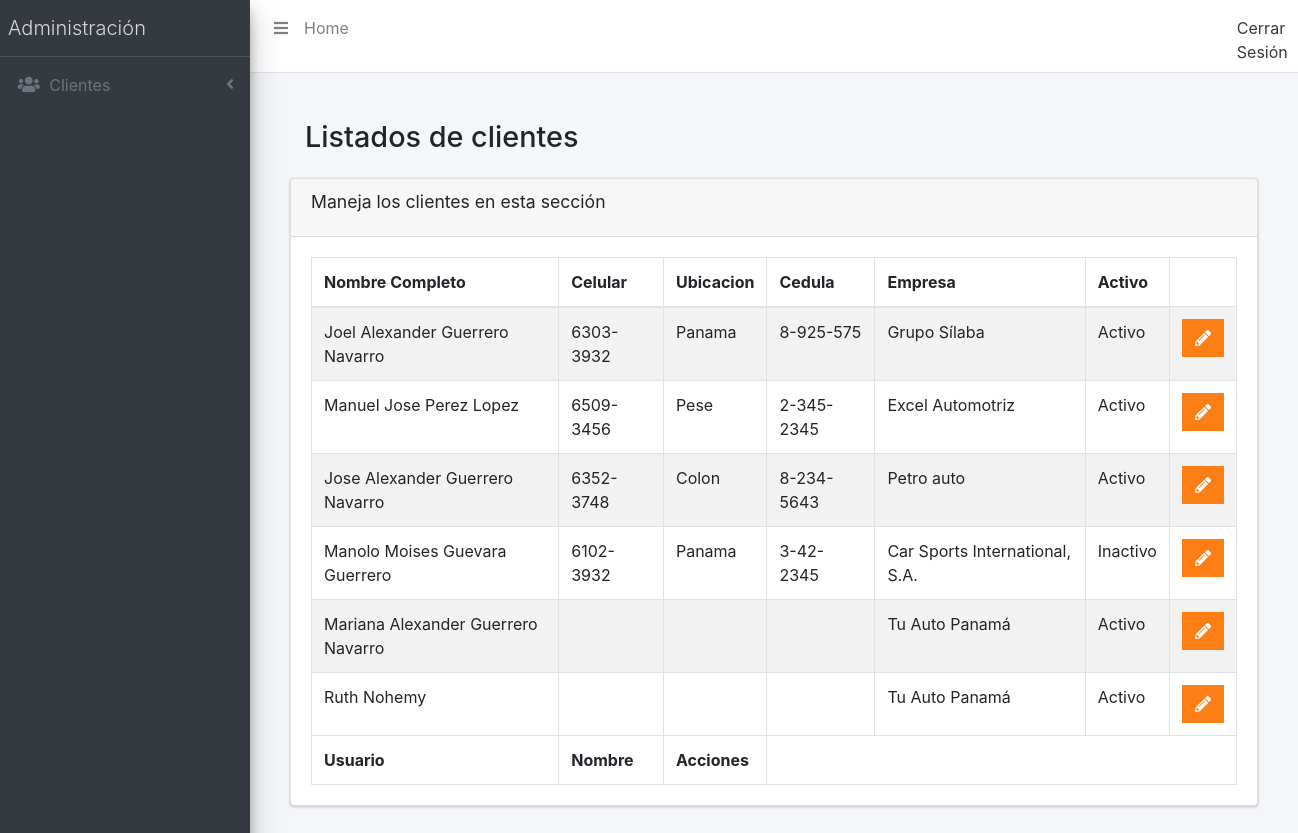
/pages/buscar/buscar.php, run on the app's committed database.
### tables this page shows
CREATE TABLE `clientes` (
  `idClientes` int(11) NOT NULL,
  `primer_nombre` varchar(100) NOT NULL,
  `segundo_nombre` varchar(100) NOT NULL,
  `primer_apellido` varchar(100) NOT NULL,
  `segundo_apellido` varchar(100) NOT NULL,
  `celular_cliente` varchar(20) NOT NULL,
  `ubicacion_cliente` varchar(264) NOT NULL,
  `cedula` varchar(30) NOT NULL,
  `idEmpresa` int(11) NOT NULL,
  `idActivo` int(11) NOT NULL
);

CREATE TABLE `empresa` (
  `idEmpresa` int(11) NOT NULL,
  `nombre_empresa` varchar(264) NOT NULL,
  `ubicacion_empresa` varchar(264) NOT NULL,
  `telefono_empresa` int(11) NOT NULL
);

CREATE TABLE `activo` (
  `idActivo` int(11) NOT NULL,
  `estado_cliente` varchar(10) NOT NULL
);

### pages/buscar/buscar.php (the view)
<?php
 include_once '../../includes/templates/header.php';
 include_once '../../includes/templates/menu.php';
 ?>
<div class="content-wrapper">
    <section class="content-header">
      <div class="container-fluid">
        <div class="row mb-2">
          <div class="col-sm-6">
            <h1>Listados de clientes</h1>
          </div>
        </div>
      </div>
    </section>
    <section class="content">
      <div class="row">
        <div class="col-12">
          <div class="card">
            <div class="card-header">
              <h3 class="card-title">Maneja los clientes en esta sección</h3>
            </div>
            <div class="card-body">
              <table id="registros" class="table table-bordered table-striped">
                <thead>
                <tr>
                  <th>Nombre Completo</th>
                  <th>Celular</th>
                  <th>Ubicacion</th>
                  <th>Cedula</th>
                  <th>Empresa</th>
                  <th>Activo</th>
                </tr>
                </thead>
                <tbody>
                        <?php
                            try {
                                require_once('../../includes/funciones/conexionBd.php');
                                $sql = "SELECT clientes.*, empresa.*, activo.* FROM clientes ";
                                $sql .= " JOIN empresa ";
                                $sql .= " ON clientes.idEmpresa = empresa.idEmpresa ";
                                $sql .= " JOIN activo ";
                                $sql .= " ON clientes.idActivo = activo.idActivo ";
                                $resultado = $conn->query($sql);
                            } catch (Exception $e) {
                                $error = $e->getMessage();
                                echo $error;
                            }
                            while($cliente = $resultado->fetch_assoc() ) { ?>
                                <tr>
                                    <td><?php echo $cliente['primer_nombre'] . " " .  $cliente['segundo_nombre'] . " " .  $cliente['primer_apellido'] . " " .  $cliente['segundo_apellido']  ?></td>
                                    <td><?php echo $cliente['celular_cliente']; ?></td>
                                    <td><?php echo $cliente['ubicacion_cliente']; ?></td>
                                    <td><?php echo $cliente['cedula']; ?></td>
                                    <td><?php echo $cliente['nombre_empresa']; ?></td>
                                    <td><?php echo $cliente['estado_cliente']; ?></td>
                                    <td>
                                        <a href="../actualizar/actualizar.php?id=<?php echo $cliente['idClientes'] ?>" class="btn bg-orange btn-flat margin">
                                            <i class="fas fa-pencil-alt text-white"></i>
                                        </a>
                                    </td>
                                </tr>
                            <?php }  ?>
                </tbody>
                <tfoot>
                <tr>
                    <th>Usuario</th>
                    <th>Nombre</th>
                    <th>Acciones</th>
                </tr>
                </tfoot>
              </table>
            </div>
          </div>
        </div>
      </div>
    </section>
  </div>
  <?php include_once '../../includes/templates/footer.php' ?>

### includes/templates/header.php (shortened to what this page needs)
<!DOCTYPE html>
<html lang="es">
<head>
  <link rel="stylesheet" href="https://cdnjs.cloudflare.com/ajax/libs/font-awesome/5.12.1/css/all.min.css">
  <link rel="stylesheet" href="https://code.ionicframework.com/ionicons/2.0.1/css/ionicons.min.css">
  <link rel="stylesheet" href="../../../reto(app control de clientes)/css/adminlte.min.css">
  <link rel="stylesheet" href="../../../reto(app control de clientes)/css/main.css">
  <link rel="stylesheet" href="https://stackpath.bootstrapcdn.com/bootstrap/4.4.1/css/bootstrap.min.css">
</head>
<body class="hold-transition sidebar-mini layout-fixed">
<div class="wrapper">

### includes/templates/menu.php (shortened to what this page needs)
<nav class="main-header navbar navbar-expand navbar-white navbar-light ">
    <ul class="navbar-nav ">
      <li class="nav-item">
        <a class="nav-link" data-widget="pushmenu" href="#"><i class="fas fa-bars"></i></a>
      </li>
      <li class="nav-item d-none d-sm-inline-block">
        <a href="index3.html" class="nav-link">Home</a>
      </li>
      <li class="nav-item d-none d-sm-inline-block barra ">
         <a class="text-dark" href="../../../reto(app control de clientes)/login.php">Cerrar Sesión</a>
    </li>
    </ul>
</div>
  <aside class="main-sidebar sidebar-dark-primary elevation-4">
    <a href="index3.html" class="brand-link">
      <span class="brand-text font-weight-light">Administración</span>
    </a>
      <nav class="mt-2">
        <ul class="nav nav-pills nav-sidebar flex-column" data-widget="treeview" role="menu" data-accordion="false">
          <li class="nav-item has-treeview">
            <a href="#" class="nav-link">
              <i class="nav-icon fas fa-users"></i>
              <p>
                Clientes
                <i class="fas fa-angle-left right"></i>
              </p>
            </a>
          </li>
        </ul>
      </nav>
  </aside>

### includes/templates/footer.php (shortened to what this page needs)
<link rel="stylesheet" href="https://stackpath.bootstrapcdn.com/bootstrap/4.4.1/css/bootstrap.min.css">
    </body>
</html>

### css/main.css (style rules this page uses)
.content-wrapper { background: #f4f6f9; overflow-x: hidden; padding: 2em; }
html { box-sizing: border-box; height: 100%; }
*, *:before, *:after { box-sizing: inherit; }
body { font-family: 'Lato', sans-serif; min-height: 100%; }
.barra { padding-left: 55em!important; padding-top: 0.5em; }

### data on the page
clientes: primer_nombre "Joel", segundo_nombre "Alexander", primer_apellido "Guerrero", segundo_apellido "Navarro", celular_cliente "6303-3932", ubicacion_cliente "Panama", cedula "8-925-575", idEmpresa.nombre_empresa "Grupo Sílaba", idActivo.estado_cliente "Activo"
clientes: primer_nombre "Manuel", segundo_nombre "Jose", primer_apellido "Perez", segundo_apellido "Lopez", celular_cliente "6509-3456", ubicacion_cliente "Pese", cedula "2-345-2345", idEmpresa.nombre_empresa "Excel Automotriz", idActivo.estado_cliente "Activo"
clientes: primer_nombre "Jose", segundo_nombre "Alexander", primer_apellido "Guerrero", segundo_apellido "Navarro", celular_cliente "6352-3748", ubicacion_cliente "Colon", cedula "8-234-5643", idEmpresa.nombre_empresa "Petro auto", idActivo.estado_cliente "Activo"
clientes: primer_nombre "Manolo", segundo_nombre "Moises", primer_apellido "Guevara", segundo_apellido "Guerrero", celular_cliente "6102-3932", ubicacion_cliente "Panama", cedula "3-42-2345", idEmpresa.nombre_empresa "Car Sports International, S.A.", idActivo.estado_cliente "Inactivo"
clientes: primer_nombre "Mariana", segundo_nombre "Alexander", primer_apellido "Guerrero", segundo_apellido "Navarro", idEmpresa.nombre_empresa "Tu Auto Panamá", idActivo.estado_cliente "Activo"
clientes: primer_nombre "Ruth", segundo_nombre "Nohemy", idEmpresa.nombre_empresa "Tu Auto Panamá", idActivo.estado_cliente "Activo"
